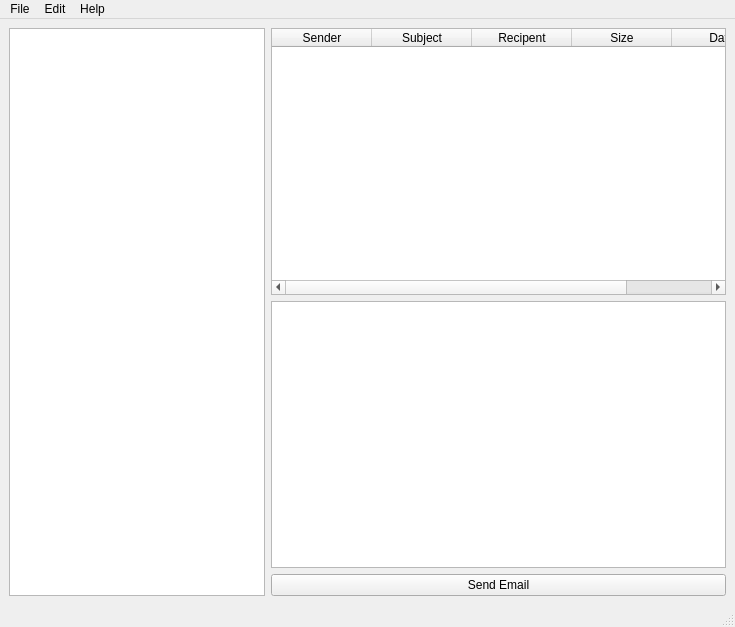
<?xml version="1.0" encoding="UTF-8"?>
<ui version="4.0">
 <class>MainWindow</class>
 <widget class="QMainWindow" name="MainWindow">
  <property name="geometry">
   <rect>
    <x>0</x>
    <y>0</y>
    <width>735</width>
    <height>627</height>
   </rect>
  </property>
  <property name="sizePolicy">
   <sizepolicy hsizetype="Preferred" vsizetype="Expanding">
    <horstretch>0</horstretch>
    <verstretch>0</verstretch>
   </sizepolicy>
  </property>
  <property name="windowTitle">
   <string>MainWindow</string>
  </property>
  <widget class="QWidget" name="centralwidget">
   <layout class="QGridLayout" name="gridLayout">
    <item row="0" column="0">
     <layout class="QHBoxLayout" name="horizontalLayout">
      <item>
       <widget class="QTreeView" name="treeView">
        <property name="sizePolicy">
         <sizepolicy hsizetype="Fixed" vsizetype="Expanding">
          <horstretch>0</horstretch>
          <verstretch>0</verstretch>
         </sizepolicy>
        </property>
       </widget>
      </item>
      <item>
       <layout class="QVBoxLayout" name="verticalLayout">
        <item>
         <widget class="QTableWidget" name="tableWidget">
          <column>
           <property name="text">
            <string>Sender</string>
           </property>
          </column>
          <column>
           <property name="text">
            <string>Subject</string>
           </property>
          </column>
          <column>
           <property name="text">
            <string>Recipent</string>
           </property>
          </column>
          <column>
           <property name="text">
            <string>Size</string>
           </property>
          </column>
          <column>
           <property name="text">
            <string>Date</string>
           </property>
          </column>
         </widget>
        </item>
        <item>
         <widget class="QTextBrowser" name="textBrowser">
          <property name="minimumSize">
           <size>
            <width>213</width>
            <height>206</height>
           </size>
          </property>
         </widget>
        </item>
        <item>
         <widget class="QPushButton" name="sendEmailButton">
          <property name="text">
           <string>Send Email</string>
          </property>
         </widget>
        </item>
       </layout>
      </item>
     </layout>
    </item>
   </layout>
  </widget>
  <widget class="QMenuBar" name="menubar">
   <property name="geometry">
    <rect>
     <x>0</x>
     <y>0</y>
     <width>735</width>
     <height>26</height>
    </rect>
   </property>
   <widget class="QMenu" name="menuFile">
    <property name="title">
     <string>File</string>
    </property>
   </widget>
   <widget class="QMenu" name="menuEdit">
    <property name="title">
     <string>Edit</string>
    </property>
   </widget>
   <widget class="QMenu" name="menuHelp">
    <property name="title">
     <string>Help</string>
    </property>
   </widget>
   <addaction name="menuFile"/>
   <addaction name="menuEdit"/>
   <addaction name="menuHelp"/>
  </widget>
  <widget class="QStatusBar" name="statusbar"/>
 </widget>
 <resources/>
 <connections/>
</ui>
